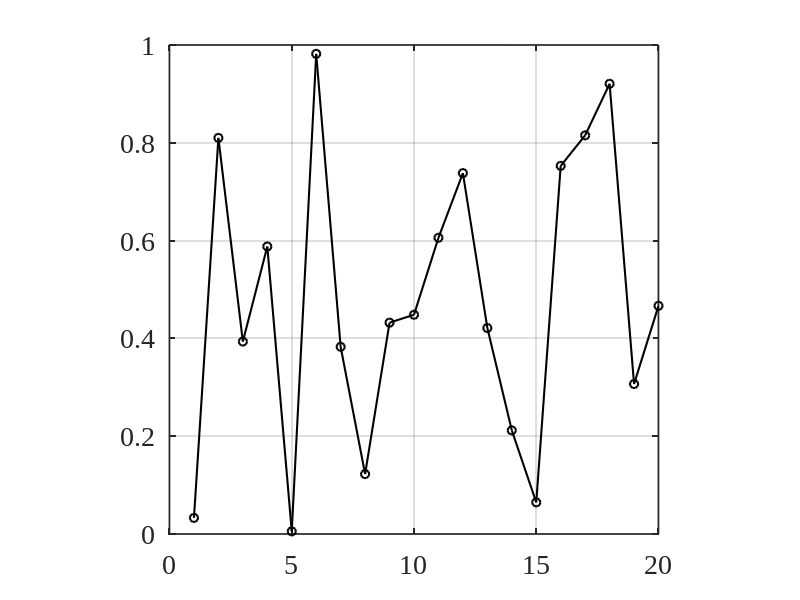
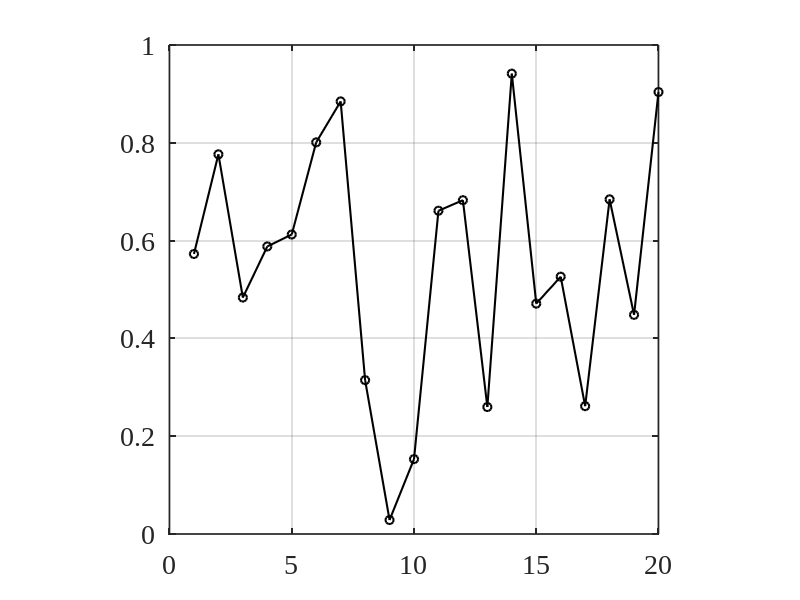
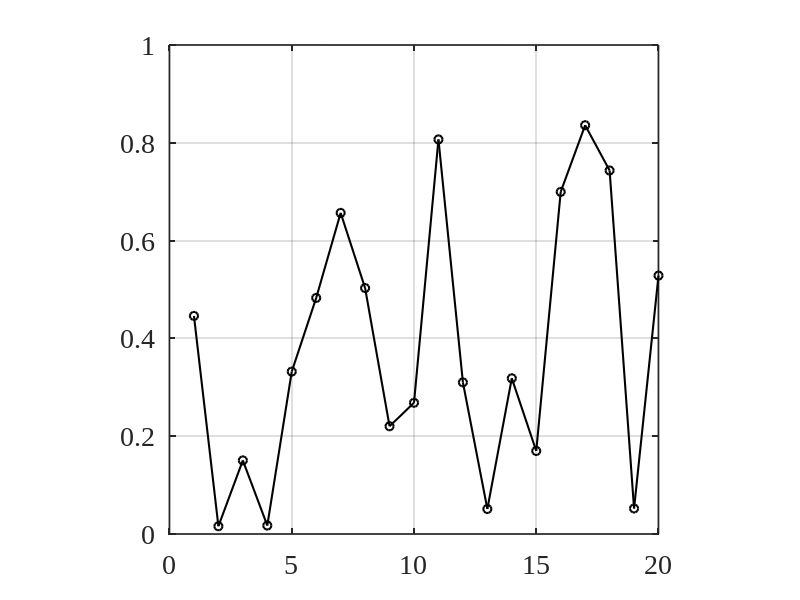
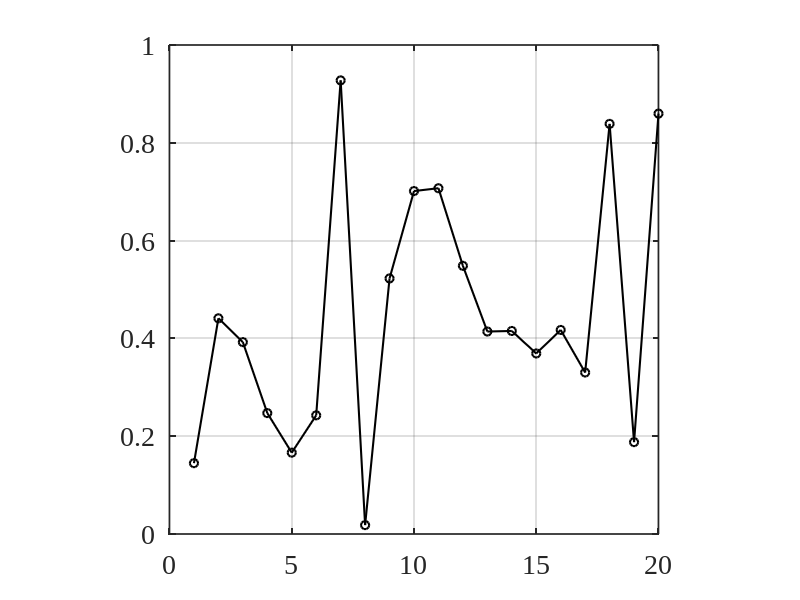

These charts were generated, in order, by the following MATLAB code:
clc,clear,close all

for i = 1:8
    a = rand(1,20);
    figure("Visible","off")
    hold(gca,"on"),grid(gca,"on"),box(gca,"on")
    plot(a,"Color","black","Marker","o","LineWidth",1.5)
    set(gca,"PlotBoxAspectRatio",[1 1 1], ...
        "LineWidth",1.2,"FontName","Times New Roman","FontSize",20)
    hold(gca,"off")
    exportgraphics(gca,sprintf("pic-%s.pdf",num2str(i)),"Resolution",600)
end
